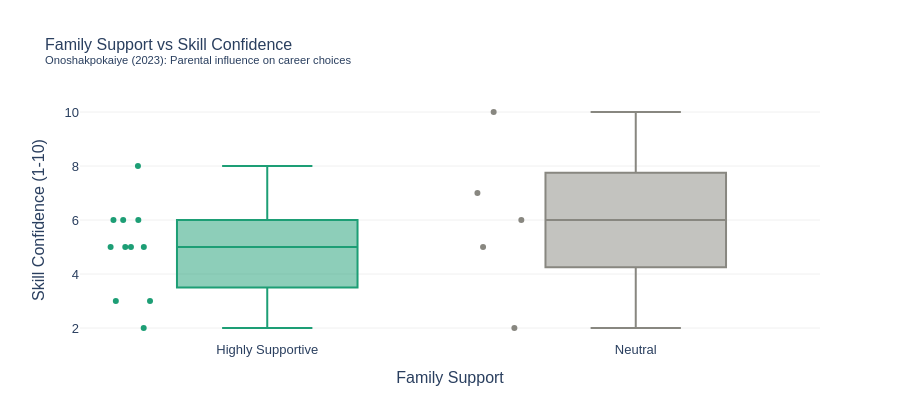

Notebook cell for this chart:
### Markdown cell above
### 5.6 Family Support vs Skill Confidence (Box Plot)

### Code cell
fig6 = px.box(
    df_clean,
    x='Family_Support',
    y='Skill_Confidence',
    color='Family_Support',
    color_discrete_map={'Highly Supportive':'#1D9E75','Neutral':'#888780'},
    points='all',
    hover_data=['Gender','Major','Year'],
    title='Family Support vs Skill Confidence<br><sup>Onoshakpokaiye (2023): Parental influence on career choices</sup>',
    labels={'Family_Support':'Family Support','Skill_Confidence':'Skill Confidence (1-10)'}
)
fig6.update_layout(
    showlegend=False,
    plot_bgcolor='white',
    paper_bgcolor='white',
    font=dict(family='Arial', size=13),
    title_font_size=16,
    height=420
)
fig6.update_yaxes(showgrid=True, gridcolor='#f0f0f0')
fig6.show()

### Figure 1 — Plotly figure (JSON) as saved in the notebook; plotly's stock layout.template omitted (floating-point values rounded to 4 significant figures)
{"data": [{"alignmentgroup": "True", "boxpoints": "all", "customdata": [["Male", "Computer Science", "2nd"], ["Female", "Computer Science", "1st"], ["Male", "Computer Science", "1st"], ["Female", "Computer Science", "2nd"], ["Female", "Computer Science", "4th"], ["Male", "Computer Science", "2nd"], ["Male", "Computer Science", "2nd"], ["Male", "Computer Science", "1st"], ["Male", "Other", "2nd"], ["Female", "Computer Science", "2nd"], ["Male", "Computer Science", "2nd"]], "hovertemplate": "Family Support=%{x}<br>Skill Confidence (1-10)=%{y}<br>Gender=%{customdata[0]}<br>Major=%{customdata[1]}<br>Year=%{customdata[2]}<extra></extra>", "legendgroup": "Highly Supportive", "marker": {"color": "#1D9E75"}, "name": "Highly Supportive", "notched": false, "offsetgroup": "Highly Supportive", "orientation": "v", "showlegend": true, "type": "box", "x": ["Highly Supportive", "Highly Supportive", "Highly Supportive", "Highly Supportive", "Highly Supportive", "Highly Supportive", "Highly Supportive", "Highly Supportive", "Highly Supportive", "Highly Supportive", "Highly Supportive"], "x0": " ", "xaxis": "x", "y": [6, 6, 8, 2, 6, 3, 5, 5, 5, 5, 3], "y0": " ", "yaxis": "y"}, {"alignmentgroup": "True", "boxpoints": "all", "customdata": [["Male", "Computer Science", "1st"], ["Male", "Business", "2nd"], ["Prefer not to say", "Other", "2nd"], ["Male", "Computer Science", "2nd"], ["Male", "Other", "2nd"]], "hovertemplate": "Family Support=%{x}<br>Skill Confidence (1-10)=%{y}<br>Gender=%{customdata[0]}<br>Major=%{customdata[1]}<br>Year=%{customdata[2]}<extra></extra>", "legendgroup": "Neutral", "marker": {"color": "#888780"}, "name": "Neutral", "notched": false, "offsetgroup": "Neutral", "orientation": "v", "showlegend": true, "type": "box", "x": ["Neutral", "Neutral", "Neutral", "Neutral", "Neutral"], "x0": " ", "xaxis": "x", "y": [7, 10, 2, 5, 6], "y0": " ", "yaxis": "y"}], "layout": {"boxmode": "overlay", "font": {"family": "Arial", "size": 13}, "height": 420, "legend": {"title": {"text": "Family Support"}, "tracegroupgap": 0}, "paper_bgcolor": "white", "plot_bgcolor": "white", "showlegend": false, "title": {"font": {"size": 16}, "text": "Family Support vs Skill Confidence<br><sup>Onoshakpokaiye (2023): Parental influence on career choices</sup>"}, "xaxis": {"anchor": "y", "categoryarray": ["Highly Supportive", "Neutral"], "categoryorder": "array", "domain": [0, 1], "title": {"text": "Family Support"}}, "yaxis": {"anchor": "x", "domain": [0, 1], "gridcolor": "#f0f0f0", "showgrid": true, "title": {"text": "Skill Confidence (1-10)"}}}}
